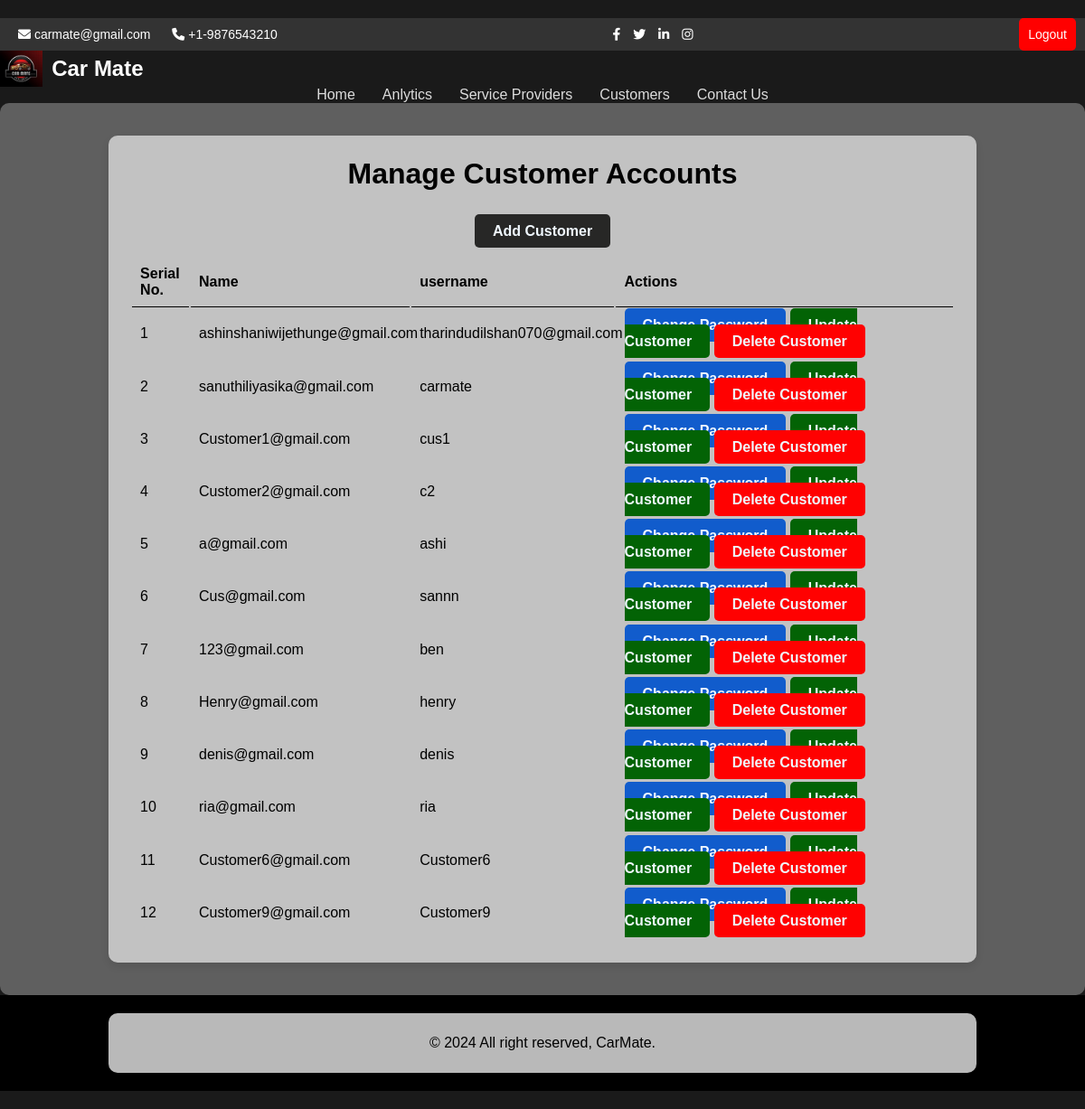
Screenshot of /Admin/Customer.php with the database file from the repository.
### tables this page shows
CREATE TABLE `customer` (
  `id` int(255) NOT NULL,
  `name` varchar(255) NOT NULL,
  `email` varchar(255) NOT NULL,
  `username` varchar(255) NOT NULL,
  `password` varchar(255) NOT NULL,
  `address` varchar(255) NOT NULL,
  `contact` varchar(255) NOT NULL
);

### Admin/Customer.php (the view, shortened to what this page needs)
<?php include ('partials/menu.php')?>
<div class="Main-content">
<div class="wrapper">
       <h1>
            Manage Customer Accounts
      </h1>
      <br><br>
      <a href ="Add-Customer.php" class="btn-primary">Add Customer</a>
      <br><br>
      <table class=" tbl-full">
        <tr>
            <th>Serial No.</th>
            <th>Name</th>
            <th>username</th>
            <th>Actions</th>
        </tr>
        <?php
        $sql="SELECT*FROM customer";
        $res = mysqli_query($conn,$sql);
        $sn=1;
        if($res==TRUE)
        {
          $count = mysqli_num_rows($res);
          if($count> 0){
            while($rows=mysqli_fetch_assoc($res))
            {
              $ID= $rows["id"];
              $email=$rows['email'];
              $username = $rows['username'];
              ?>
            <tr>
            <td><?php echo $sn++; ?></td>
            <td><?php echo $email; ?></td>
            <td><?php echo $username; ?></td>
            <td>
           <a href="<?php echo SITEURL;?>admin/update-Customerpass.php?ID=<?php echo $ID;?>"class="btn-primary2">Change Password</a>
               <a href ="<?php echo SITEURL;?>admin/update-customer.php?ID=<?php echo $ID;?>" class="btn-service">Update Customer</a>
             <a href ="<?php echo SITEURL;?>admin/delete-customer.php?ID=<?php echo $ID;?>" class="btn-tertiary">Delete Customer</a>
            </td>
            <tr>
<?php
            }
          }
          else{
          }
        }
        ?>
      </table>
</div>
</div>
<?php include ('partials/Footer.php')?>

### Admin/Partials/menu.php (shortened to what this page needs)
<html lang="en">
<head>
    <link rel="stylesheet" href="Admin.css">
    <link rel="stylesheet" href="https://cdnjs.cloudflare.com/ajax/libs/font-awesome/6.0.0-beta3/css/all.min.css">
</head>
<body>
    <header>
        <div class="top-bar">
            <div class="contact-info">
                <p><i class="fas fa-envelope"></i> carmate@gmail.com</p>
                <p><i class="fas fa-phone"></i> +1-9876543210</p>
            </div>
            <div class="social-media">
                <a href="#"><i class="fab fa-facebook-f"></i></a>
                <a href="#"><i class="fab fa-twitter"></i></a>
                <a href="#"><i class="fab fa-linkedin-in"></i></a>
                <a href="#"><i class="fab fa-instagram"></i></a>
            </div>
            <div class="auth-links">
                <a href="http://localhost/new/admin/logout.php">Logout</a>
            </div>
        </div>
        <nav>
            <div class="logo">
                <img src="../Pic/Capture.jpg" alt="Car Wash Logo">
                <span>Car Mate</span>
            </div>
            <ul>
                <li><a href="http://localhost/new/admin/index.php">Home</a></li>
                <li><a href="http://localhost/new/admin/Diagram.php">Anlytics</a></li>
                <li><a href="http://localhost/new/admin/Service-provider.php">Service Providers</a></li>
                <li><a href="http://localhost/new/admin/Customer.php">Customers</a></li>
                <li><a href="#contact">Contact Us</a></li>
            </ul>
        </nav>

### Admin/Partials/Footer.php
    <div class="Footer">
    <div class="wrapper">
    <p class = "text-center">&copy; 2024 All right reserved, CarMate.</p>
</div>
</div>
</body>
</html>

### Admin/Admin.css (style rules this page uses)
* { margin: 0; padding: 0; box-sizing: border-box; font-family: Arial, sans-serif; }
body { background: linear-gradient(rgba(85, 85, 85, 0.7), rgba(85, 85, 85, 0.7)), url("../pic/background.jpg"); background-size: cover; background-position: center; background-attachment: fixed; color: #000000; }
.top-bar { display: flex; justify-content: space-between; align-items: center; background-color: #333; color: white; padding: 10px; font-size: 14px; }
.contact-info p { margin: 0; padding: 0 10px; display: inline-block; }
.social-media a { color: white; margin: 0 5px; text-decoration: none; }
.auth-links a { color: white; text-decoration: none; padding: 10px; background-color: red; border-radius: 5px; }
.wrapper { padding: 2%; width: 80%; margin: 0 auto; background-color: rgba(206, 206, 206, 0.9); border-radius: 10px; box-shadow: 0 4px 8px rgba(0, 0, 0, 0.1); }
.text-center { text-align: center; }
.main-content { background-color: #5f5f5f; padding: 3% 0; border-radius: 10px; color: #020202; }
.footer { background-color: #000000; padding: 20px 0; text-align: center; color: rgb(0, 0, 0); }
.tbl-full { width: 100%; }
table tr th { border-bottom: 1px solid black; padding: 1%; text-align: left; }
table tr td { padding: 1%; }
header { background-color: #1a1a1a; color: #fff; padding: 20px 0; text-align: center; box-shadow: 0 2px 8px rgba(0, 0, 0, 0.1); }
header h1 { margin: 0; }
nav .logo { display: flex; align-items: center; }
nav .logo img { height: 40px; margin-right: 10px; }
nav .logo span { color: white; font-size: 24px; font-weight: bold; }
nav ul { list-style-type: none; display: flex; justify-content: center; }
nav ul li { margin: 0 15px; }
nav ul li a { color: #ddd; text-decoration: none; }
.btn-primary, .btn-secondary, .btn-tertiary, .btn-primary2,.btn-update,.btn-Service { padding: 10px 20px; width: 200px; color: aliceblue; text-decoration: none; font-weight: bold; justify-content: center; border-radius: 5px; }
.btn-primary { background-color: #272726; }
.btn-Service { background-color: #036305; }
.btn-tertiary { background-color: #ff0101; }
.btn-primary2 { background-color: #115ccc; }

### rows the page displays
customer: email "ashinshaniwijethunge@gmail.com", username "tharindudilshan070@gmail.com"
customer: email "sanuthiliyasika@gmail.com", username "carmate"
customer: email "Customer1@gmail.com", username "cus1"
customer: email "Customer2@gmail.com", username "c2"
customer: email "a@gmail.com", username "ashi"
customer: email "Cus@gmail.com", username "sannn"
customer: email "123@gmail.com", username "ben"
customer: email "Henry@gmail.com", username "henry"
customer: email "denis@gmail.com", username "denis"
customer: email "ria@gmail.com", username "ria"
customer: email "Customer6@gmail.com", username "Customer6"
customer: email "Customer9@gmail.com", username "Customer9"
